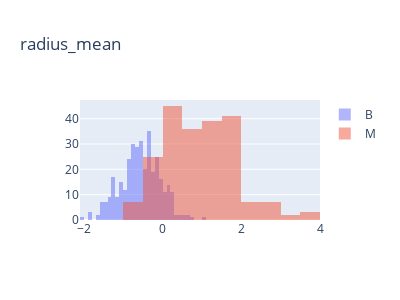
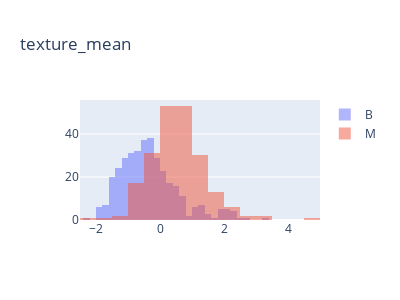
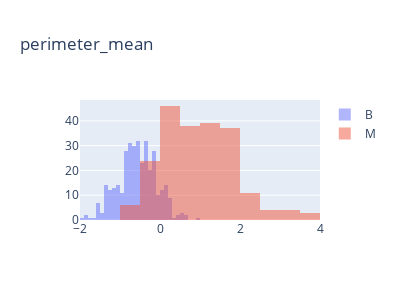
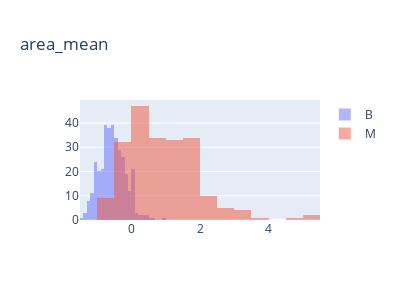

Notebook source saved alongside these figures, in order:
### Markdown cell above
Seems like there is no same column ^_^

### Code cell
import plotly.express as px
import plotly.graph_objects as go

sample_data = normalized_df
visualizable_feature_names = normalized_df.columns
figs = []
fig_hist = []
for i, feature_name in enumerate(visualizable_feature_names):
    fig_hist.append(go.Figure())
    for label in label_encoder.classes_:
        fig_hist[i].add_trace(go.Histogram(x=normalized_df[raw_df['diagnosis'] == label][feature_name], name= label))
    fig_hist[i].update_layout(height=300, width=400, title_text=feature_name)
    fig_hist[i].update_layout(barmode='overlay')
    fig_hist[i].update_traces(opacity=0.5)
    fig_hist[i].show()

### Figure 1 — Plotly figure (JSON) as saved in the notebook; plotly's stock layout.template omitted (floating-point values rounded to 4 significant figures; data arrays with more than 128 entries replaced by an {"elided": "..."} marker saying what was removed)
{"data": [{"name": "B", "opacity": 0.5, "type": "histogram", "x": {"elided": "357 float values"}}, {"name": "M", "opacity": 0.5, "type": "histogram", "x": {"elided": "212 float values"}}], "layout": {"barmode": "overlay", "height": 300, "title": {"text": "radius_mean"}, "width": 400}}

### Figure 2 — Plotly figure (JSON) as saved in the notebook; plotly's stock layout.template omitted (floating-point values rounded to 4 significant figures; data arrays with more than 128 entries replaced by an {"elided": "..."} marker saying what was removed)
{"data": [{"name": "B", "opacity": 0.5, "type": "histogram", "x": {"elided": "357 float values"}}, {"name": "M", "opacity": 0.5, "type": "histogram", "x": {"elided": "212 float values"}}], "layout": {"barmode": "overlay", "height": 300, "title": {"text": "texture_mean"}, "width": 400}}

### Figure 3 — Plotly figure (JSON) as saved in the notebook; plotly's stock layout.template omitted (floating-point values rounded to 4 significant figures; data arrays with more than 128 entries replaced by an {"elided": "..."} marker saying what was removed)
{"data": [{"name": "B", "opacity": 0.5, "type": "histogram", "x": {"elided": "357 float values"}}, {"name": "M", "opacity": 0.5, "type": "histogram", "x": {"elided": "212 float values"}}], "layout": {"barmode": "overlay", "height": 300, "title": {"text": "perimeter_mean"}, "width": 400}}

### Figure 4 — Plotly figure (JSON) as saved in the notebook; plotly's stock layout.template omitted (floating-point values rounded to 4 significant figures; data arrays with more than 128 entries replaced by an {"elided": "..."} marker saying what was removed)
{"data": [{"name": "B", "opacity": 0.5, "type": "histogram", "x": {"elided": "357 float values"}}, {"name": "M", "opacity": 0.5, "type": "histogram", "x": {"elided": "212 float values"}}], "layout": {"barmode": "overlay", "height": 300, "title": {"text": "area_mean"}, "width": 400}}
